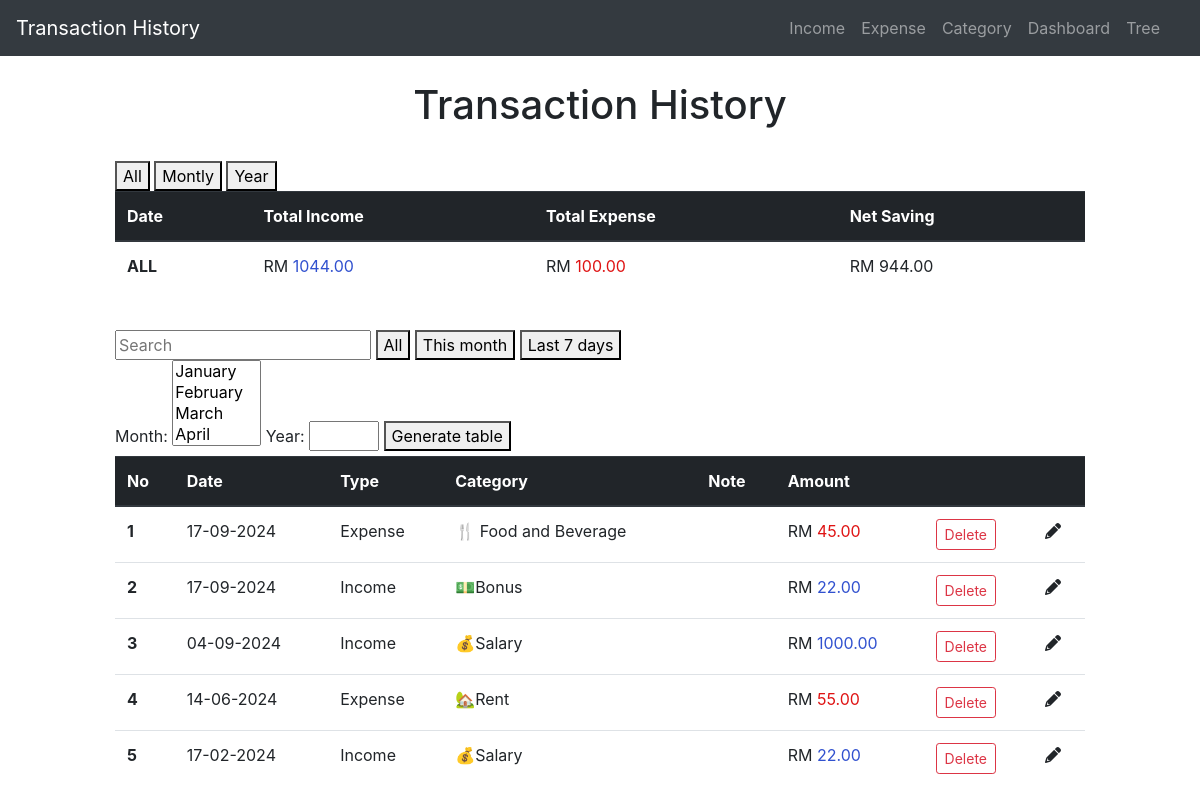
Before: / with the older database file.
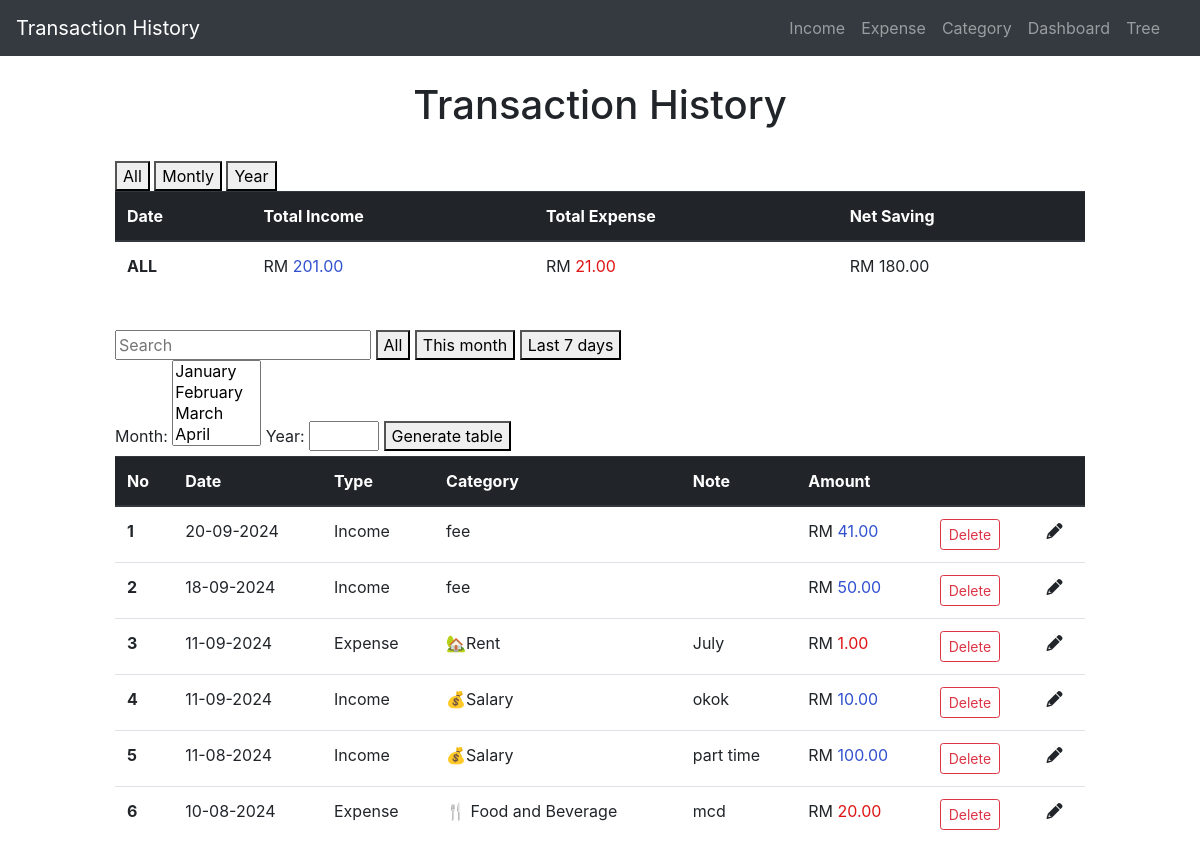
After: the same page with the newer database file.
### application/models.py (models this page shows, shortened)
class add_expenses(db.Model):
    id = db.Column(db.Integer, primary_key=True)
    amount = db.Column(db.Double, nullable=False)
    category = db.Column(db.String(30),nullable=False)
    date = db.Column(db.DateTime, nullable=False)
    type = db.Column(db.String(10), nullable=False, default= 'Expense')
    nota = db.Column(db.String(15))

class add_incomes(db.Model):
    id = db.Column(db.Integer, primary_key=True)
    amount = db.Column(db.Double, nullable=False)
    category = db.Column(db.String(30),nullable=False)
    date = db.Column(db.DateTime, nullable=False)
    type = db.Column(db.String(10), nullable=False, default= 'Income')
    nota = db.Column(db.String(15))

### application/routes.py (the view)
@app.route('/', methods = ["POST", "GET"])
def index():
    expenses = add_expenses.query.order_by(add_expenses.date.desc()).all()
    incomes = add_incomes.query.order_by(add_incomes.date.desc()).all()
    entries = combine_table(expenses,incomes)
    sum_expenses = db.session.query(db.func.sum(add_expenses.amount)).all()
    sum_expense = [expense[0] if expense[0] is not None else 0 for expense in sum_expenses]
    sum_incomes = db.session.query(db.func.sum(add_incomes.amount)).all()
    sum_income = [income[0] if income[0] is not None else 0 for income in sum_incomes]
    net = [round(sum_income[0] - sum_expense[0], 2)]
    return render_template('index.html', title="Transaction history", entries=entries,  sum_expense=sum_expense, sum_income=sum_income, net=net)

### application/routes.py (called while the page is built)
def combine_table(expenses,incomes):
    entries = []
    for expense in expenses:
        entries.append({
            'id': expense.id,
            'date': expense.date,
            'type': expense.type,
            'category': expense.category,  # Assuming a category field exists
            'amount': expense.amount,
            'nota': expense.nota
        })
    for income in incomes:
        entries.append({
            'id': income.id,
            'date': income.date,
            'type': income.type,
            'category': income.category,  # Assuming the source acts as a category
            'amount': income.amount,
            'nota': income.nota
        })
    entries.sort(key=lambda x: x['date'], reverse=True)
    return entries

### application/templates/index.html (shortened to what this page needs)
{% extends 'layout.html' %}
{% block content %}
    <head>
        <link rel="stylesheet" href="https://cdnjs.cloudflare.com/ajax/libs/font-awesome/6.0.0-beta3/css/all.min.css">
    </head>
    <div class="col-sm-10 ml-auto mr-auto ">
       <center>
        <H1>Transaction History</H1>
       </center>
       <br>
       <section class="section">
            <div class="columns">
                <div class="column is-one-third is-offset-one-third">
                    <button type='button' hx-get="/net_all_table" hx-target="#net_table">All</button>
                    <button type='button' hx-get="/net_montly_table" hx-target="#net_table">Montly</button>
                    <button type='button' hx-get="/net_yearly_table" hx-target="#net_table">Year</button>
                </div>
            </div>
            <table class="table">
                <thead class="thead-dark">
                    <tr>
                        <th scope="col">Date</th>
                        <th scope="col">Total Income</th>
                        <th scope="col">Total Expense</th>
                        <th scope="col">Net Saving</th>
                    </tr>
                </thead>
                <tbody id="net_table" >
                    {% for expense in sum_expense %}
                    {% for income in sum_income %}
                    {% for net_save in net %}
                            <tr>
                                <th scope="row">ALL</th>
                                <td class="amount-field">RM <span style="color: rgb(49, 81, 207);">{{ "{:.2f}".format(income) }}</span></td>
                                <td class="amount-field">RM <span style="color: rgb(223, 20, 20);">{{ "{:.2f}".format(expense) }}</span></td>
                                <td class="amount-field">{{  'RM ' + "{:.2f}".format(net_save) }}</td>
                            </tr>
                    {% endfor %}
                    {% endfor %}
                    {% endfor %}
                </tbody>
            </table>
        </section>
        <br>
        <section class="section">
            <div class="columns">
                <div class="column is-one-third is-offset-one-third">
                    <form hx-post="/set" hx-target="#results" hx-swap="innerHTML">
                        <row>
                            <input type='text' class="input" placeholder="Search" name="q" hx-get="/search" hx-trigger="keyup changed delay:500ms" hx-target="#results">
                            <button type='button' hx-get="/default_table" hx-target="#results">All</button>
                            <button type='button' hx-get="/this_month_table" hx-target="#results">This month</button>
                            <button type='button' hx-get="/last_7days_table_income" hx-target="#results">Last 7 days</button>⠀⠀⠀⠀⠀⠀⠀⠀⠀⠀⠀⠀⠀⠀⠀⠀⠀⠀⠀⠀⠀⠀⠀⠀⠀⠀⠀⠀⠀⠀⠀⠀⠀⠀⠀⠀⠀⠀
                            <label for="month">Month:</label>
                            <select name="month" id="month" multiple>
                                <option value="1">January</option>
                                <option value="2">February</option>
                                <option value="3">March</option>
                                <option value="4">April</option>
                                <option value="5">May</option>
                            </select>
                            <label for="year">Year:</label>
                            <input type="number" id="year" name="year" class="input is-small", style="width: 70px;" required>
                            <button type="submit" class="input is-small">Generate table</button>
                        </row>
                    </form>
                </div>
            </div>
            <table class="table">
                <thead class="thead-dark">
                    <tr>
                        <th scope="col">No</th>
                        <th scope="col">Date</th>
                        <th scope="col">Type</th>
                        <th scope="col">Category</th>
                        <th scope="col">Note</th>
                        <th scope="col">Amount</th>
                        <th scope="col"></th>
                        <th scope="col"></th>
                    </tr>
                </thead>
                <tbody id="results">
                    {% for entry in entries %}
                            <tr>
                                <th scope="row">{{loop.index}}</th>
                                <td>{{entry.date.strftime("%d-%m-%Y")}}</td>
                                <td>{{entry.type}}</td>
                                <td>{{entry.category }}</td>
                                <td>{{entry.nota }}</td>
                                {% if entry.type == 'Expense' %}
                                <td class="amount-field">RM <span style="color: rgb(223, 20, 20);">{{ "{:.2f}".format(entry.amount) }}</span></td>
                                {% else %}
                                <td class="amount-field">RM <span style="color: rgb(49, 81, 207);">{{ "{:.2f}".format(entry.amount) }}</span></td>
                                {% endif %}
                                <td><a href="{{ url_for('delete', entry_id=entry.id, entry_type=entry.type, entry_amount=entry.amount, entry_date=entry.date.strftime('%Y-%m-%d %H:%M:%S'), next=url_for('index')) }}" class="btn btn-outline-danger btn-sm">Delete</a></td>
                                <td><a class="edit" title="Edit" data-toggle="tooltip" id="1"><i class="fa fa-pencil"></i></a></td>
                            </tr>
                    {% endfor %}
                </tbody>
            </table>
        </section>
    </div>
{% endblock %}

### application/templates/layout.html (shortened to what this page needs)
<!DOCTYPE html>
<html lang="en">
<head>
    <link rel="stylesheet"
        href="https://maxcdn.bootstrapcdn.com/bootstrap/4.0.0/css/bootstrap.min.css"
        href="static/styles.css"
>
</head>
<body>
    <div class="container-fluid">
        <div class="row">
            <div class="col-md-12 p-0">
                <header class="mb-4">
                    <nav class="navbar navbar-expand-lg navbar-dark bg-dark">
                        <a class="navbar-brand" href="{{ url_for('index') }}">Transaction History</a>
                        <div class="collapse navbar-collapse" id="navbarNavAltMarkup">
                            <div class="navbar-nav ml-auto mr-3">
                                <a class="nav-item nav-link" href="{{ url_for('add_income') }}">Income</a>
                                <a class="nav-item nav-link" href="{{ url_for('add_expense') }}">Expense</a>
                                <a class="nav-item nav-link" href="{{ url_for('categoryy') }}">Category</a>
                                <a class="nav-item nav-link" href="{{ url_for('dashboard') }}">Dashboard</a>
                                <a class="nav-item nav-link" href="{{ url_for('tree') }}">Tree</a>
                            </div>
                        </div>
                    </nav>
                </header>
            </div>
        </div>
        <div class="row justify-content-center">
            <div class="col-md-10"></div>
                {% block content %}{% endblock %}
            </div>
        </div>
</body>
</html>

Changed rows visible on the page:
removed add_expenses: date "17-09-2024", type "Expense", category "🍴 Food and Beverage", amount "45.00"
removed add_incomes: date "04-09-2024", type "Income", category "💰Salary", amount "1000.00"
removed add_expenses: date "14-06-2024", type "Expense", category "🏡Rent", amount "55.00"
removed add_incomes: date "17-02-2024", type "Income", category "💰Salary", amount "22.00"
added add_incomes: date "20-09-2024", type "Income", category "fee", amount "41.00"
added add_incomes: date "18-09-2024", type "Income", category "fee", amount "50.00"
added add_expenses: date "11-09-2024", type "Expense", category "🏡Rent", nota "July", amount "1.00"
added add_incomes: date "11-09-2024", type "Income", category "💰Salary", nota "okok", amount "10.00"
changed add_incomes: date "17-09-2024" → "11-08-2024"; category "💵Bonus" → "💰Salary"; nota (not shown) → "part time"; amount "22.00" → "100.00"
added add_expenses: date "10-08-2024", type "Expense", category "🍴 Food and Beverage", nota "mcd", amount "20.00"
Other visible differences:
list line gone: "ALL RM 1044.00 RM 100.00 RM 944.00"
new list line: "ALL RM 201.00 RM 21.00 RM 180.00"
